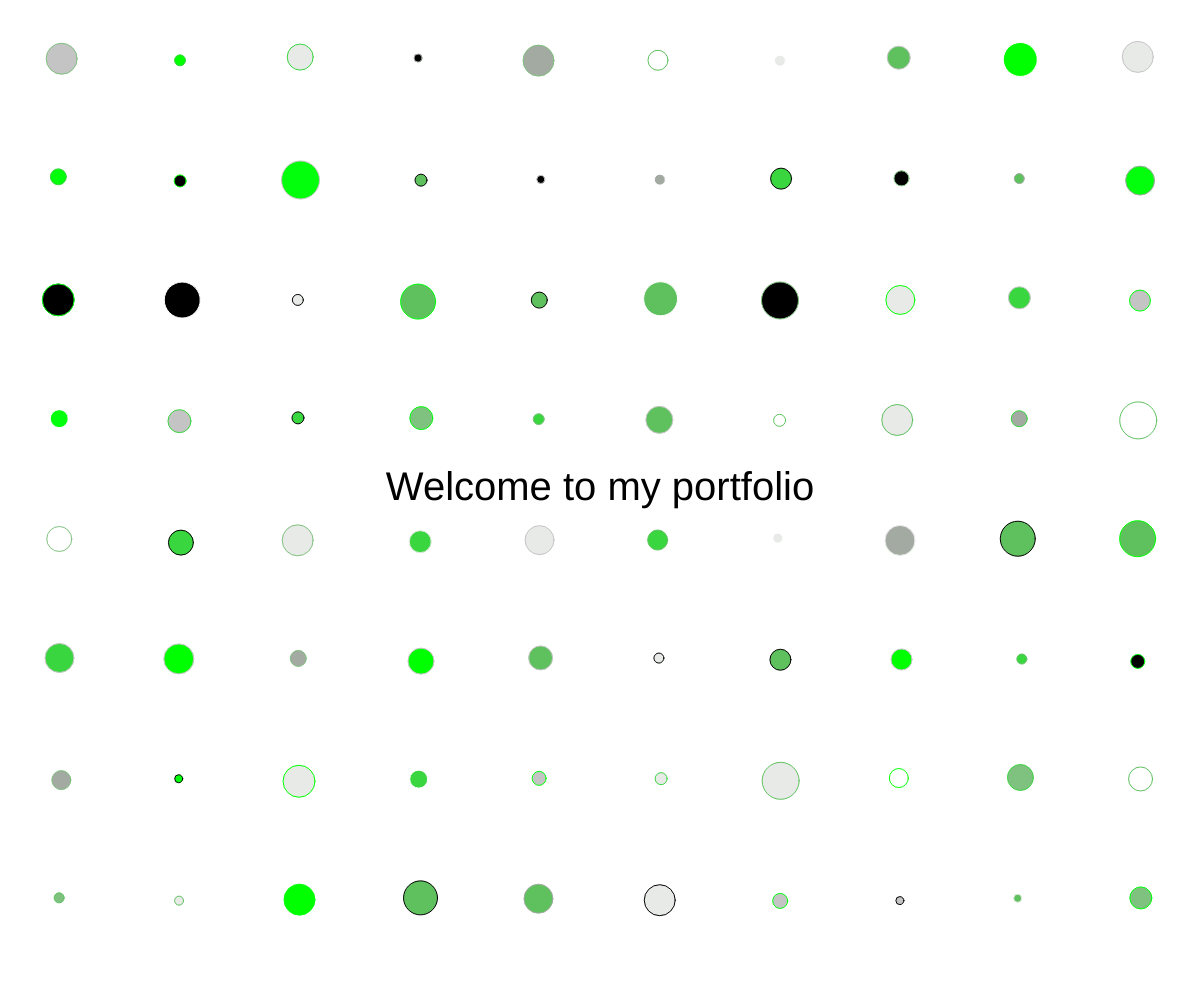
Frame 1 (no input)
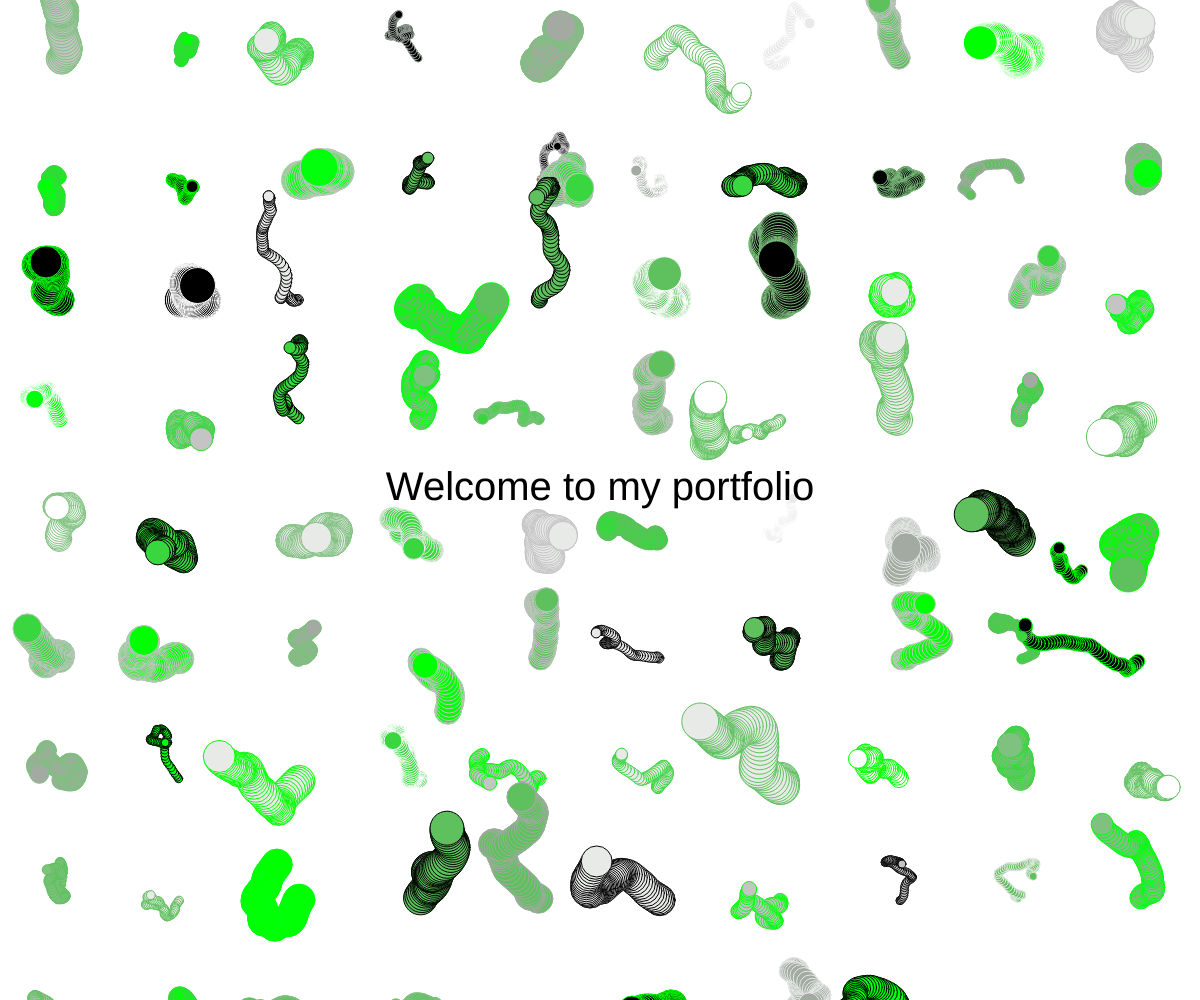
Frame 60 (no input)
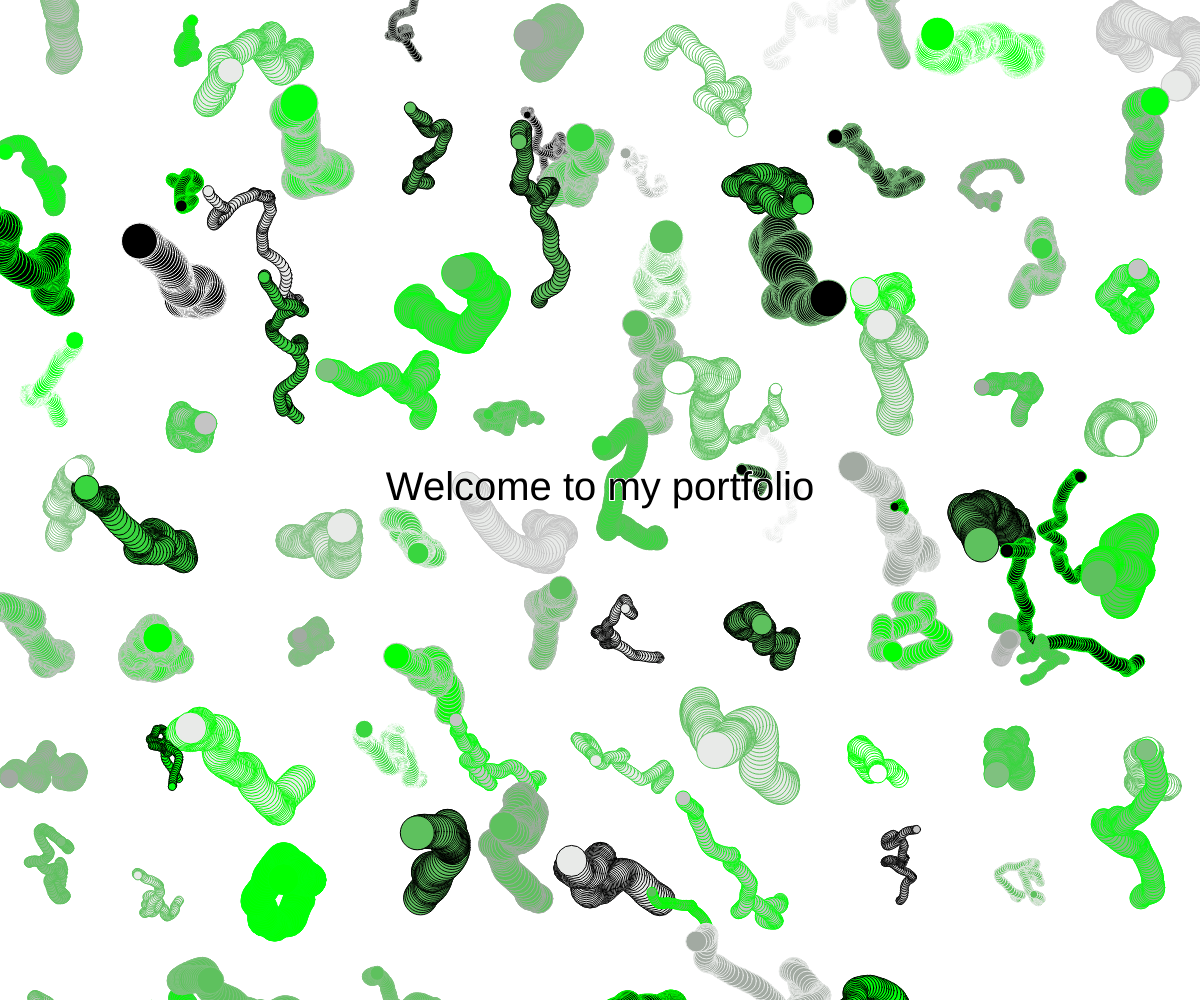
Frame 120 (the mouse pressed at the canvas centre since frame 60)

The p5.js sketch that drew these frames (run headless with seeded random() and noise() and a simulated clock; from frame 60 on, the mouse is pressed at the canvas centre):

// p5.js sketch
// ── sketch.js
var w = [];
var approvedColors = ['#000', '#a2aaa2', '#c4c4c4', '#e8eae8', '#fff',
                     '#00ff00', '#39d63f', '#02ff0c', '#7fc17f', '#5ec15e'];
var density = 120;

function setup() {
    createCanvas(windowWidth, windowHeight);


    let rows = width/density;
    let cols = height/density;

    for (let r = 0; r < rows; r++) {
        for (let c = 0; c < cols; c++) {
            w[w.length] = new Walker(r * density + density/2, c * density + density/2);
        }
    }

    background(255);
}

function draw() {
    for (let i = 0; i < w.length; i++) {
        w[i].step();
        w[i].display();
    }

    background(255, .1);

    stroke(255);
    fill(0);
    textSize(40);
    textAlign(CENTER);
    text("Welcome to my portfolio", width/2, height/2);
}

function Walker(x = random(0, width), y = random(0, height)) {
    this.x = x;
    this.y = y;
    this.tx = random(0,10000);
    this.ty = this.tx + random(0,10000);
    this.radius = floor(random(8, 40));
    this.maxStep = random(3, 6);

    // color variables
    this.stroke;
    this.fill;


    this.display = function() {
        stroke(this.stroke);
        fill(this.fill);
        ellipse(this.x, this.y, this.radius, this.radius);
    }

    this.step = function() {
        let xStep = map(noise(this.tx), 0, 1, -this.maxStep, this.maxStep);
        let yStep = map(noise(this.ty), 0, 1, -this.maxStep, this.maxStep);

        this.x += xStep;
        this.y += yStep;

        this.tx += .1;
        this.ty += .1;

        this.return();
    }

    this.return = function() {
        // keeps walker inside canvas, 're-inits' when it goes out
        let flag1 = false;
        let flag2 = false;
        if (this.x < -2 * this.radius ||
            this.x > width + 2 * this.radius ||
            this.y < -2 * this.radius ||
            this.y > height + 2 * this.radius) {

            this.x = random(0, width);
            this.y = random(0, height);
            this.randomizeSizeAndSpeed();
            this.randomizeStrokeAndFill();
        }
    }

    this.randomizeStrokeAndFill = function() {
        this.stroke = approvedColors[floor(random(approvedColors.length))];
        this.fill = approvedColors[floor(random(approvedColors.length))];
        // always different colors
        while (this.fill == this.stroke) {
            this.fill = approvedColors[floor(random(approvedColors.length))];
        }
    }

    this.randomizeSizeAndSpeed = function() {
        this.tx = random(0,10000);
        this.ty = this.tx + random(0,10000);
        this.radius = floor(random(8, 40));
        this.maxStep = random(3, 6);
    }

    this.randomizeStrokeAndFill();
}
